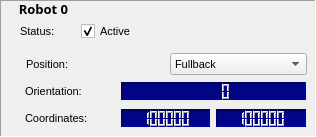
           <widget class="QFrame" name="frame_robot_0">
            <property name="maximumSize">
             <size>
              <width>16777215</width>
              <height>137</height>
             </size>
            </property>
            <property name="font">
             <font>
              <pointsize>8</pointsize>
              <weight>75</weight>
              <bold>true</bold>
             </font>
            </property>
            <property name="toolTip">
             <string>&lt;html&gt;&lt;head/&gt;&lt;body&gt;&lt;p&gt;This is my tool tip&lt;/p&gt;&lt;/body&gt;&lt;/html&gt;</string>
            </property>
            <property name="accessibleName">
             <string>Robot 0</string>
            </property>
            <property name="autoFillBackground">
             <bool>false</bool>
            </property>
            <property name="frameShape">
             <enum>QFrame::Panel</enum>
            </property>
            <property name="frameShadow">
             <enum>QFrame::Sunken</enum>
            </property>
            <property name="midLineWidth">
             <number>0</number>
            </property>
            <widget class="QLabel" name="label_3">
             <property name="geometry">
              <rect>
               <x>10</x>
               <y>0</y>
               <width>67</width>
               <height>21</height>
              </rect>
             </property>
             <property name="font">
              <font>
               <family>Courier 10 Pitch</family>
               <pointsize>10</pointsize>
               <weight>75</weight>
               <bold>true</bold>
              </font>
             </property>
             <property name="autoFillBackground">
              <bool>false</bool>
             </property>
             <property name="text">
              <string>Robot 0</string>
             </property>
             <property name="alignment">
              <set>Qt::AlignHCenter|Qt::AlignTop</set>
             </property>
            </widget>
            <widget class="QWidget" name="layoutWidget">
             <property name="geometry">
              <rect>
               <x>20</x>
               <y>20</y>
               <width>116</width>
               <height>24</height>
              </rect>
             </property>
             <layout class="QGridLayout" name="gridLayout_3">
              <item row="0" column="0">
               <widget class="QLabel" name="label_status_12">
                <property name="minimumSize">
                 <size>
                  <width>20</width>
                  <height>0</height>
                 </size>
                </property>
                <property name="baseSize">
                 <size>
                  <width>20</width>
                  <height>0</height>
                 </size>
                </property>
                <property name="font">
                 <font>
                  <pointsize>8</pointsize>
                  <weight>50</weight>
                  <bold>false</bold>
                 </font>
                </property>
                <property name="text">
                 <string>Status:     </string>
                </property>
                <property name="margin">
                 <number>0</number>
                </property>
               </widget>
              </item>
              <item row="0" column="1">
               <widget class="QCheckBox" name="checkBox_active_1">
                <property name="font">
                 <font>
                  <pointsize>8</pointsize>
                  <weight>50</weight>
                  <bold>false</bold>
                 </font>
                </property>
                <property name="text">
                 <string>Active</string>
                </property>
                <property name="checked">
                 <bool>true</bool>
                </property>
               </widget>
              </item>
             </layout>
            </widget>
            <widget class="QWidget" name="layoutWidget">
             <property name="geometry">
              <rect>
               <x>25</x>
               <y>79</y>
               <width>281</width>
               <height>51</height>
              </rect>
             </property>
             <layout class="QGridLayout" name="gridLayout_4">
              <item row="1" column="2">
               <widget class="QLCDNumber" name="lcd_coordY_0">
                <property name="maximumSize">
                 <size>
                  <width>16777215</width>
                  <height>18</height>
                 </size>
                </property>
                <property name="layoutDirection">
                 <enum>Qt::RightToLeft</enum>
                </property>
                <property name="autoFillBackground">
                 <bool>false</bool>
                </property>
                <property name="styleSheet">
                 <string notr="true">background-color: rgb(0, 4, 133);</string>
                </property>
                <property name="frameShape">
                 <enum>QFrame::Panel</enum>
                </property>
                <property name="frameShadow">
                 <enum>QFrame::Sunken</enum>
                </property>
                <property name="lineWidth">
                 <number>2</number>
                </property>
                <property name="smallDecimalPoint">
                 <bool>false</bool>
                </property>
                <property name="digitCount">
                 <number>6</number>
                </property>
                <property name="segmentStyle">
                 <enum>QLCDNumber::Outline</enum>
                </property>
                <property name="value" stdset="0">
                 <double>888888.000000000000000</double>
                </property>
               </widget>
              </item>
              <item row="1" column="0">
               <widget class="QLabel" name="label_coord_0">
                <property name="minimumSize">
                 <size>
                  <width>42</width>
                  <height>0</height>
                 </size>
                </property>
                <property name="baseSize">
                 <size>
                  <width>20</width>
                  <height>0</height>
                 </size>
                </property>
                <property name="font">
                 <font>
                  <pointsize>8</pointsize>
                  <weight>50</weight>
                  <bold>false</bold>
                 </font>
                </property>
                <property name="text">
                 <string>Coordinates: </string>
                </property>
                <property name="indent">
                 <number>0</number>
                </property>
               </widget>
              </item>
              <item row="0" column="0">
               <widget class="QLabel" name="label_orient_0">
                <property name="minimumSize">
                 <size>
                  <width>20</width>
                  <height>0</height>
                 </size>
                </property>
                <property name="font">
                 <font>
                  <pointsize>8</pointsize>
                  <weight>50</weight>
                  <bold>false</bold>
                 </font>
                </property>
                <property name="text">
                 <string>Orientation: </string>
                </property>
               </widget>
              </item>
              <item row="1" column="1">
               <widget class="QLCDNumber" name="lcd_coordX_0">
                <property name="maximumSize">
                 <size>
                  <width>16777215</width>
                  <height>18</height>
                 </size>
                </property>
                <property name="layoutDirection">
                 <enum>Qt::RightToLeft</enum>
                </property>
                <property name="autoFillBackground">
                 <bool>false</bool>
                </property>
                <property name="styleSheet">
                 <string notr="true">background-color: rgb(0, 4, 133);</string>
                </property>
                <property name="frameShape">
                 <enum>QFrame::Panel</enum>
                </property>
                <property name="frameShadow">
                 <enum>QFrame::Sunken</enum>
                </property>
                <property name="lineWidth">
                 <number>2</number>
                </property>
                <property name="midLineWidth">
                 <number>0</number>
                </property>
                <property name="smallDecimalPoint">
                 <bool>false</bool>
                </property>
                <property name="digitCount">
                 <number>6</number>
                </property>
                <property name="segmentStyle">
                 <enum>QLCDNumber::Outline</enum>
                </property>
                <property name="value" stdset="0">
                 <double>888888.000000000000000</double>
                </property>
               </widget>
              </item>
              <item row="0" column="1" colspan="2">
               <widget class="QLCDNumber" name="lcd_orient_0">
                <property name="maximumSize">
                 <size>
                  <width>16777215</width>
                  <height>18</height>
                 </size>
                </property>
                <property name="layoutDirection">
                 <enum>Qt::RightToLeft</enum>
                </property>
                <property name="autoFillBackground">
                 <bool>false</bool>
                </property>
                <property name="styleSheet">
                 <string notr="true">background-color: rgb(0, 4, 133);</string>
                </property>
                <property name="frameShape">
                 <enum>QFrame::Panel</enum>
                </property>
                <property name="frameShadow">
                 <enum>QFrame::Sunken</enum>
                </property>
                <property name="lineWidth">
                 <number>2</number>
                </property>
                <property name="smallDecimalPoint">
                 <bool>false</bool>
                </property>
                <property name="digitCount">
                 <number>4</number>
                </property>
                <property name="segmentStyle">
                 <enum>QLCDNumber::Outline</enum>
                </property>
                <property name="value" stdset="0">
                 <double>888888.000000000000000</double>
                </property>
               </widget>
              </item>
             </layout>
            </widget>
            <widget class="QWidget" name="layoutWidget">
             <property name="geometry">
              <rect>
               <x>26</x>
               <y>50</y>
               <width>281</width>
               <height>29</height>
              </rect>
             </property>
             <layout class="QGridLayout" name="gridLayout_13">
              <item row="0" column="0">
               <widget class="QLabel" name="label_position_12">
                <property name="minimumSize">
                 <size>
                  <width>0</width>
                  <height>0</height>
                 </size>
                </property>
                <property name="font">
                 <font>
                  <pointsize>8</pointsize>
                  <weight>50</weight>
                  <bold>false</bold>
                 </font>
                </property>
                <property name="text">
                 <string>Position:   </string>
                </property>
               </widget>
              </item>
              <item row="0" column="1">
               <widget class="QComboBox" name="comboBox_position_12">
                <property name="sizePolicy">
                 <sizepolicy hsizetype="Minimum" vsizetype="Fixed">
                  <horstretch>0</horstretch>
                  <verstretch>0</verstretch>
                 </sizepolicy>
                </property>
                <property name="minimumSize">
                 <size>
                  <width>120</width>
                  <height>0</height>
                 </size>
                </property>
                <property name="font">
                 <font>
                  <pointsize>8</pointsize>
                  <weight>50</weight>
                  <bold>false</bold>
                 </font>
                </property>
                <property name="currentIndex">
                 <number>0</number>
                </property>
                <property name="maxCount">
                 <number>12</number>
                </property>
                <property name="frame">
                 <bool>true</bool>
                </property>
                <property name="modelColumn">
                 <number>0</number>
                </property>
                <item>
                 <property name="text">
                  <string>Fullback</string>
                 </property>
                </item>
                <item>
                 <property name="text">
                  <string>Center Back</string>
                 </property>
                </item>
                <item>
                 <property name="text">
                  <string>Sweeper</string>
                 </property>
                </item>
                <item>
                 <property name="text">
                  <string>Goalie</string>
                 </property>
                </item>
               </widget>
              </item>
             </layout>
            </widget>
            <widget class="QLabel" name="output_icon_0">
             <property name="geometry">
              <rect>
               <x>210</x>
               <y>3</y>
               <width>50</width>
               <height>50</height>
              </rect>
             </property>
             <property name="minimumSize">
              <size>
               <width>0</width>
               <height>0</height>
              </size>
             </property>
             <property name="text">
              <string/>
             </property>
             <property name="pixmap">
              <pixmap resource="images.qrc">:/images/go-next.png</pixmap>
             </property>
             <property name="scaledContents">
              <bool>true</bool>
             </property>
             <property name="alignment">
              <set>Qt::AlignCenter</set>
             </property>
            </widget>
           </widget>
